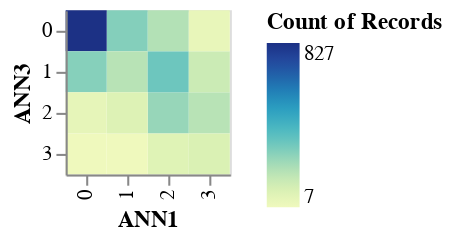

The cell this chart's notebook holds for it:
### Code cell
alt.Chart(df).mark_rect().encode(
    x='ANN1:O',
    y='ANN3:O',
    color='count()'
)

### Figure 1 — Vega-Lite specification as saved in the notebook (floating-point values rounded to 4 significant figures; data arrays with more than 128 entries replaced by an {"elided": "..."} marker saying what was removed)
{"config": {"view": {"continuousWidth": 400, "continuousHeight": 300}}, "data": {"name": "data-476d874f077212b3076d6075491084ae"}, "mark": "rect", "encoding": {"color": {"aggregate": "count", "type": "quantitative"}, "x": {"field": "ANN1", "type": "ordinal"}, "y": {"field": "ANN3", "type": "ordinal"}}, "$schema": "https://vega.github.io/schema/vega-lite/v4.17.0.json", "datasets": {"data-476d874f077212b3076d6075491084ae": {"elided": "2992 records"}}}
